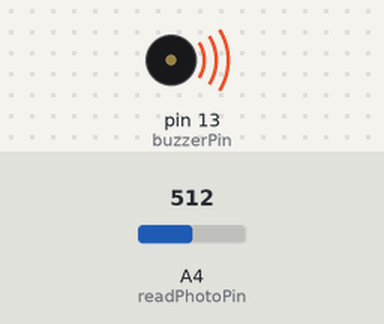
A sketch run on a simulated Arduino Uno, built with avr-gcc and run on an emulated ATmega328P. On the bench: buzzer (waves = sounding, pin HIGH). The inputs (shaded band) are chosen by the test bench; at power-on: A4 (readPhotoPin) = 512. What the sketch prints to the serial monitor is not drawn.

Above: at 0.1 s.
Timing chart, 0 to 1.6 s (numbered marks = the images above):
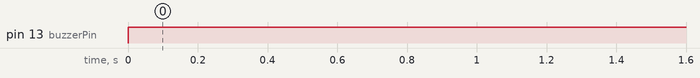

Measured:
- by itself, pin 13 (buzzerPin): LOW → HIGH at 0.00 s

The sketch:

passiveBuzzer_photoDetector.ino
```cpp
int readPhotoPin = A4;
int buzzerPin = 13;
int photoVal;
float buzzerTone;
void setup() {
  // put your setup code here, to run once:
  Serial.begin(9600);
  pinMode(buzzerPin, OUTPUT);
  pinMode(readPhotoPin, INPUT);
}

void loop() {
  // put your main code here, to run repeatedly:
  photoVal = analogRead(readPhotoPin);
  buzzerTone = ((9940 * (photoVal - 200)) / 550.) + 60 ;
   Serial.println(buzzerTone);
  digitalWrite(buzzerPin, HIGH);
  delay(buzzerTone);
  digitalWrite(buzzerPin, HIGH);
  delay(buzzerTone);
  }
```
